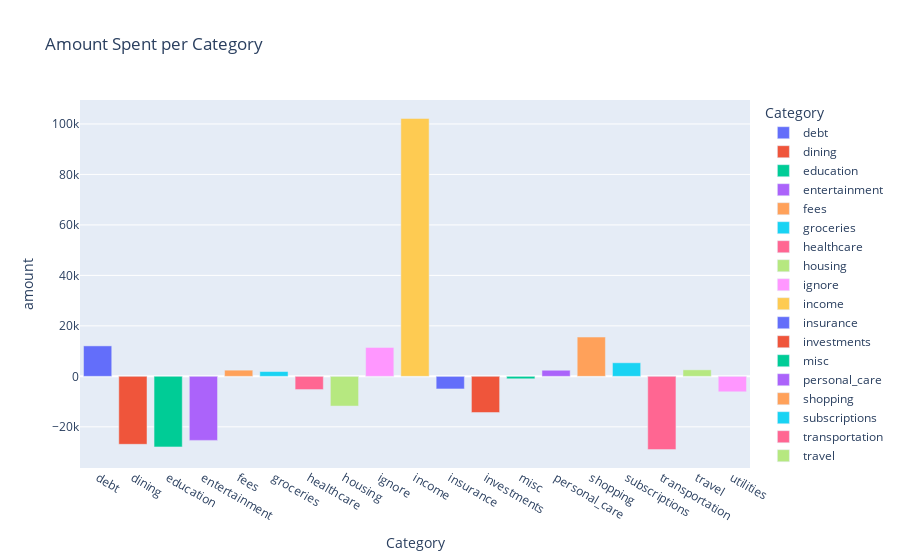

Notebook code for this chart:
### Code cell
# look at the total cost for each of the category spending
txns_df['amount'] = txns_df['amount'].str.replace(',','') # remove commas from 1,000
txns_df['amount'] = txns_df['amount'].astype(float) # convert to float value

# DELETE THIS!!! I have included it for noise purposes, since this will be a public file
# I would rather people not know the exact amount I spend per category and whatnot
txns_df['amount'] += np.random.normal(loc=0, scale=3000, size=len(txns_df))


label_cost = txns_df.groupby('labels')['amount'].sum().reset_index()

fig = px.bar(label_cost, x='labels', y='amount', title='Amount Spent per Category',
             labels={'labels': 'Category', 'count':'Total Amount'},
             color='labels',
             hover_data={'amount':True})

fig.show()

### Figure 1 — Plotly figure (JSON) as saved in the notebook; plotly's stock layout.template omitted (floating-point values rounded to 4 significant figures)
{"data": [{"alignmentgroup": "True", "hovertemplate": "Category=%{x}<br>amount=%{y}<extra></extra>", "legendgroup": "debt", "marker": {"color": "#636efa", "pattern": {"shape": ""}}, "name": "debt", "offsetgroup": "debt", "orientation": "v", "showlegend": true, "textposition": "auto", "type": "bar", "x": ["debt"], "xaxis": "x", "y": [12070.0], "yaxis": "y"}, {"alignmentgroup": "True", "hovertemplate": "Category=%{x}<br>amount=%{y}<extra></extra>", "legendgroup": "dining", "marker": {"color": "#EF553B", "pattern": {"shape": ""}}, "name": "dining", "offsetgroup": "dining", "orientation": "v", "showlegend": true, "textposition": "auto", "type": "bar", "x": ["dining"], "xaxis": "x", "y": [-26930.0], "yaxis": "y"}, {"alignmentgroup": "True", "hovertemplate": "Category=%{x}<br>amount=%{y}<extra></extra>", "legendgroup": "education", "marker": {"color": "#00cc96", "pattern": {"shape": ""}}, "name": "education", "offsetgroup": "education", "orientation": "v", "showlegend": true, "textposition": "auto", "type": "bar", "x": ["education"], "xaxis": "x", "y": [-27960.0], "yaxis": "y"}, {"alignmentgroup": "True", "hovertemplate": "Category=%{x}<br>amount=%{y}<extra></extra>", "legendgroup": "entertainment", "marker": {"color": "#ab63fa", "pattern": {"shape": ""}}, "name": "entertainment", "offsetgroup": "entertainment", "orientation": "v", "showlegend": true, "textposition": "auto", "type": "bar", "x": ["entertainment"], "xaxis": "x", "y": [-25370.0], "yaxis": "y"}, {"alignmentgroup": "True", "hovertemplate": "Category=%{x}<br>amount=%{y}<extra></extra>", "legendgroup": "fees", "marker": {"color": "#FFA15A", "pattern": {"shape": ""}}, "name": "fees", "offsetgroup": "fees", "orientation": "v", "showlegend": true, "textposition": "auto", "type": "bar", "x": ["fees"], "xaxis": "x", "y": [2457.0], "yaxis": "y"}, {"alignmentgroup": "True", "hovertemplate": "Category=%{x}<br>amount=%{y}<extra></extra>", "legendgroup": "groceries", "marker": {"color": "#19d3f3", "pattern": {"shape": ""}}, "name": "groceries", "offsetgroup": "groceries", "orientation": "v", "showlegend": true, "textposition": "auto", "type": "bar", "x": ["groceries"], "xaxis": "x", "y": [1907.0], "yaxis": "y"}, {"alignmentgroup": "True", "hovertemplate": "Category=%{x}<br>amount=%{y}<extra></extra>", "legendgroup": "healthcare", "marker": {"color": "#FF6692", "pattern": {"shape": ""}}, "name": "healthcare", "offsetgroup": "healthcare", "orientation": "v", "showlegend": true, "textposition": "auto", "type": "bar", "x": ["healthcare"], "xaxis": "x", "y": [-5233.0], "yaxis": "y"}, {"alignmentgroup": "True", "hovertemplate": "Category=%{x}<br>amount=%{y}<extra></extra>", "legendgroup": "housing", "marker": {"color": "#B6E880", "pattern": {"shape": ""}}, "name": "housing", "offsetgroup": "housing", "orientation": "v", "showlegend": true, "textposition": "auto", "type": "bar", "x": ["housing"], "xaxis": "x", "y": [-11780.0], "yaxis": "y"}, {"alignmentgroup": "True", "hovertemplate": "Category=%{x}<br>amount=%{y}<extra></extra>", "legendgroup": "ignore", "marker": {"color": "#FF97FF", "pattern": {"shape": ""}}, "name": "ignore", "offsetgroup": "ignore", "orientation": "v", "showlegend": true, "textposition": "auto", "type": "bar", "x": ["ignore"], "xaxis": "x", "y": [11450.0], "yaxis": "y"}, {"alignmentgroup": "True", "hovertemplate": "Category=%{x}<br>amount=%{y}<extra></extra>", "legendgroup": "income", "marker": {"color": "#FECB52", "pattern": {"shape": ""}}, "name": "income", "offsetgroup": "income", "orientation": "v", "showlegend": true, "textposition": "auto", "type": "bar", "x": ["income"], "xaxis": "x", "y": [102200.0], "yaxis": "y"}, {"alignmentgroup": "True", "hovertemplate": "Category=%{x}<br>amount=%{y}<extra></extra>", "legendgroup": "insurance", "marker": {"color": "#636efa", "pattern": {"shape": ""}}, "name": "insurance", "offsetgroup": "insurance", "orientation": "v", "showlegend": true, "textposition": "auto", "type": "bar", "x": ["insurance"], "xaxis": "x", "y": [-4989.0], "yaxis": "y"}, {"alignmentgroup": "True", "hovertemplate": "Category=%{x}<br>amount=%{y}<extra></extra>", "legendgroup": "investments", "marker": {"color": "#EF553B", "pattern": {"shape": ""}}, "name": "investments", "offsetgroup": "investments", "orientation": "v", "showlegend": true, "textposition": "auto", "type": "bar", "x": ["investments"], "xaxis": "x", "y": [-14340.0], "yaxis": "y"}, {"alignmentgroup": "True", "hovertemplate": "Category=%{x}<br>amount=%{y}<extra></extra>", "legendgroup": "misc", "marker": {"color": "#00cc96", "pattern": {"shape": ""}}, "name": "misc", "offsetgroup": "misc", "orientation": "v", "showlegend": true, "textposition": "auto", "type": "bar", "x": ["misc"], "xaxis": "x", "y": [-962.7], "yaxis": "y"}, {"alignmentgroup": "True", "hovertemplate": "Category=%{x}<br>amount=%{y}<extra></extra>", "legendgroup": "personal_care", "marker": {"color": "#ab63fa", "pattern": {"shape": ""}}, "name": "personal_care", "offsetgroup": "personal_care", "orientation": "v", "showlegend": true, "textposition": "auto", "type": "bar", "x": ["personal_care"], "xaxis": "x", "y": [2422.0], "yaxis": "y"}, {"alignmentgroup": "True", "hovertemplate": "Category=%{x}<br>amount=%{y}<extra></extra>", "legendgroup": "shopping", "marker": {"color": "#FFA15A", "pattern": {"shape": ""}}, "name": "shopping", "offsetgroup": "shopping", "orientation": "v", "showlegend": true, "textposition": "auto", "type": "bar", "x": ["shopping"], "xaxis": "x", "y": [15570.0], "yaxis": "y"}, {"alignmentgroup": "True", "hovertemplate": "Category=%{x}<br>amount=%{y}<extra></extra>", "legendgroup": "subscriptions", "marker": {"color": "#19d3f3", "pattern": {"shape": ""}}, "name": "subscriptions", "offsetgroup": "subscriptions", "orientation": "v", "showlegend": true, "textposition": "auto", "type": "bar", "x": ["subscriptions"], "xaxis": "x", "y": [5379.0], "yaxis": "y"}, {"alignmentgroup": "True", "hovertemplate": "Category=%{x}<br>amount=%{y}<extra></extra>", "legendgroup": "transportation", "marker": {"color": "#FF6692", "pattern": {"shape": ""}}, "name": "transportation", "offsetgroup": "transportation", "orientation": "v", "showlegend": true, "textposition": "auto", "type": "bar", "x": ["transportation"], "xaxis": "x", "y": [-29020.0], "yaxis": "y"}, {"alignmentgroup": "True", "hovertemplate": "Category=%{x}<br>amount=%{y}<extra></extra>", "legendgroup": "travel", "marker": {"color": "#B6E880", "pattern": {"shape": ""}}, "name": "travel", "offsetgroup": "travel", "orientation": "v", "showlegend": true, "textposition": "auto", "type": "bar", "x": ["travel"], "xaxis": "x", "y": [2588.0], "yaxis": "y"}, {"alignmentgroup": "True", "hovertemplate": "Category=%{x}<br>amount=%{y}<extra></extra>", "legendgroup": "utilities", "marker": {"color": "#FF97FF", "pattern": {"shape": ""}}, "name": "utilities", "offsetgroup": "utilities", "orientation": "v", "showlegend": true, "textposition": "auto", "type": "bar", "x": ["utilities"], "xaxis": "x", "y": [-6115.0], "yaxis": "y"}], "layout": {"barmode": "relative", "legend": {"title": {"text": "Category"}, "tracegroupgap": 0}, "title": {"text": "Amount Spent per Category"}, "xaxis": {"anchor": "y", "categoryarray": ["debt", "dining", "education", "entertainment", "fees", "groceries", "healthcare", "housing", "ignore", "income", "insurance", "investments", "misc", "personal_care", "shopping", "subscriptions", "transportation", "travel", "utilities"], "categoryorder": "array", "domain": [0, 1], "title": {"text": "Category"}}, "yaxis": {"anchor": "x", "domain": [0, 1], "title": {"text": "amount"}}}}
